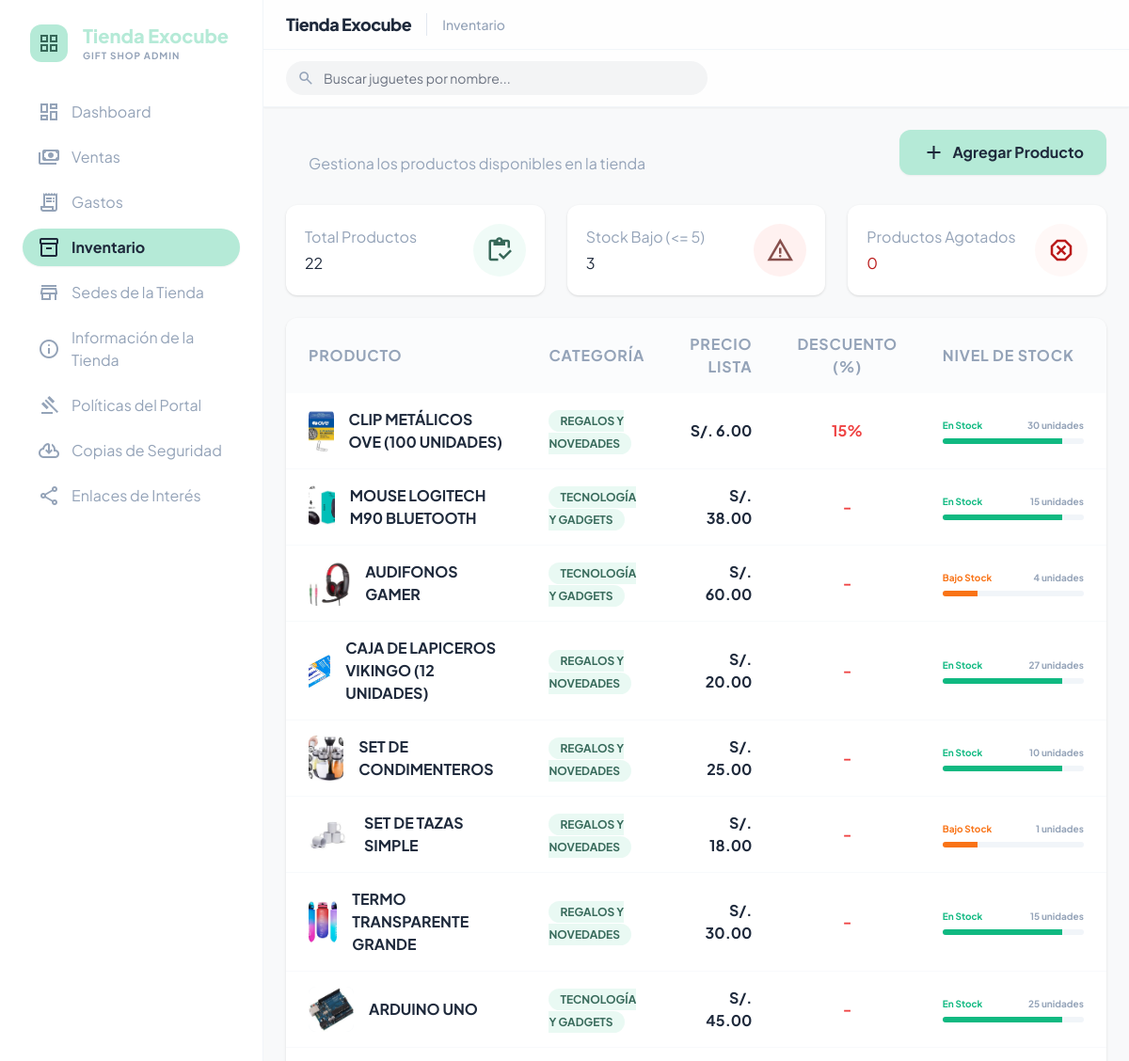
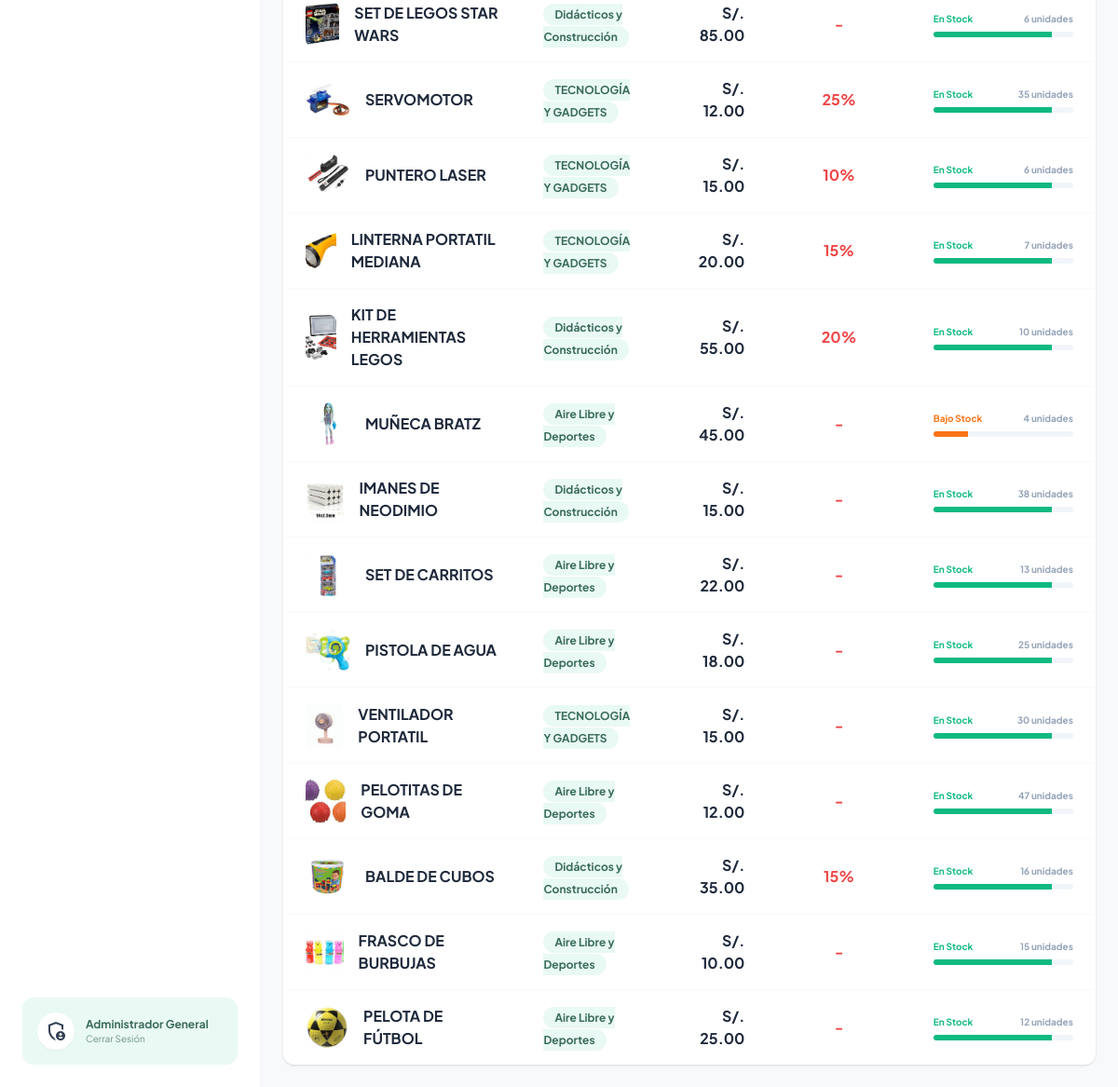
The app's page /inventario.php (signed in) with its own data (2 pictures, top to bottom).
### tables this page shows
CREATE TABLE `productos` (
  `id_producto` int(11) NOT NULL AUTO_INCREMENT,
  `nombre_prod` varchar(100) NOT NULL,
  `descripcion` varchar(255) DEFAULT NULL,
  `informacion_prod` text DEFAULT NULL,
  `imagen_frontal` varchar(255) DEFAULT NULL,
  `imagen_lateral` varchar(255) DEFAULT NULL,
  `imagen_trasera` varchar(255) DEFAULT NULL,
  `precio` decimal(10,2) NOT NULL DEFAULT 0.00,
  `descuento` int(11) NOT NULL DEFAULT 0,
  `stock` int(11) NOT NULL DEFAULT 0,
  `disponibilidad` tinyint(1) NOT NULL DEFAULT 1,
  `id_categoria` int(11) NOT NULL,
  `fecha_ingreso` datetime NOT NULL DEFAULT current_timestamp(),
  PRIMARY KEY (`id_producto`),
  KEY `fk_productos_categorias` (`id_categoria`),
  CONSTRAINT `fk_productos_categorias` FOREIGN KEY (`id_categoria`) REFERENCES `categorias` (`id_categoria`) ON UPDATE CASCADE
);

CREATE TABLE `categorias` (
  `id_categoria` int(11) NOT NULL AUTO_INCREMENT,
  `nombre_cat` varchar(50) NOT NULL,
  `descripcion` text DEFAULT NULL,
  PRIMARY KEY (`id_categoria`)
);

### inventario.php (the view, shortened to what this page needs)
<?php
require_once 'conexion.php';
$search = isset($_GET['search']) ? trim($_GET['search']) : '';
$where_sql = "WHERE 1=1";
$params = [];
try {
    $stmt_tot = $pdo->query("SELECT COUNT(*) FROM productos");
    $total_productos = $stmt_tot->fetchColumn();
    $stmt_low = $pdo->query("SELECT COUNT(*) FROM productos WHERE stock <= 5 AND stock > 0");
    $stock_bajo = $stmt_low->fetchColumn();
    $stmt_out = $pdo->query("SELECT COUNT(*) FROM productos WHERE stock = 0");
    $stock_agotado = $stmt_out->fetchColumn();
    $stmt_list = $pdo->prepare("
        SELECT p.*, c.nombre_cat
        FROM productos p
        INNER JOIN categorias c ON p.id_categoria = c.id_categoria
        $where_sql
        ORDER BY p.id_producto DESC
    ");
    $stmt_list->execute($params);
    $productos = $stmt_list->fetchAll();
} catch (Exception $e) {
    die("Error al procesar el inventario físico.");
}
?>
<!DOCTYPE html>
<html class="light" lang="es">
<head>
<script src="https://cdn.tailwindcss.com?plugins=forms,container-queries"></script>
<script id="tailwind-config">
        tailwind.config = {
          darkMode: "class",
          theme: {
            extend: {
              "colors": {
                      "surface": "#f8f9fa",
                      "surface-container-low": "#f3f4f5",
                      "on-secondary-fixed": "#360e0d",
                      "on-background": "#191c1d",
                      "tertiary-container": "#f9d3fd",
                      "background": "#f8f9fa",
                      "on-primary-fixed": "#002018",
                      "on-primary-container": "#396b5c",
                      "outline-variant": "#c0c9c4",
                      "outline": "#707975",
                      "inverse-primary": "#9dd1bf",
                      "surface-dim": "#d9dadb",
                      "inverse-surface": "#2e3132",
                      "secondary-fixed": "#ffdad7",
                      "tertiary-fixed-dim": "#dfbbe4",
                      "primary-fixed-dim": "#9dd1bf",
                      "on-surface": "#191c1d",
                      "on-tertiary": "#ffffff",
                      "on-secondary": "#ffffff",
                      "on-error-container": "#93000a",
                      "secondary": "#874f4c",
                      "error": "#ba1a1a",
                      "primary": "#366758",
                      "on-primary": "#ffffff",
                      "surface-tint": "#366758",
                      "surface-container-high": "#e7e8e9",
                      "primary-container": "#b5ead7",
                      "on-error": "#ffffff",
                      "tertiary-fixed": "#fcd7ff",
                      "surface-container-highest": "#e1e3e4",
                      "on-surface-variant": "#404945",
                      "on-secondary-fixed-variant": "#6b3836",
                      "secondary-fixed-dim": "#fcb4b0",
                      "secondary-container": "#ffb7b2",
                      "on-tertiary-container": "#76587b",
                      "on-tertiary-fixed-variant": "#593d5f",
                      "surface-variant": "#e1e3e4",
                      "inverse-on-surface": "#f0f1f2",
                      "on-secondary-container": "#7b4542",
                      "error-container": "#ffdad6",
                      "surface-bright": "#f8f9fa",
                      "tertiary": "#725477",
                      "on-primary-fixed-variant": "#1c4f41",
                      "on-tertiary-fixed": "#2a1131",
                      "surface-container-lowest": "#ffffff",
                      "primary-fixed": "#b9eedb",
                      "surface-container": "#edeeef"
              },
              "borderRadius": {
                      "DEFAULT": "0.25rem",
                      "lg": "0.5rem",
                      "xl": "0.75rem",
                      "full": "9999px"
              },
              "spacing": {
                      "lg": "24px",
                      "sm": "8px",
                      "card_padding": "20px",
                      "container_gutter": "24px",
                      "base": "4px",
                      "xs": "4px",
                      "sidebar_width": "280px",
                      "md": "16px",
                      "xl": "32px"
              }
            },
          },
        }
</script>
</head>
<body class="bg-surface text-on-surface">
<aside class="fixed left-0 top-0 h-screen w-[280px] z-50 bg-white border-r border-slate-100 flex flex-col p-6 space-y-8">
<div class="flex items-center gap-4 px-2">
<div class="w-10 h-10 rounded-xl bg-primary-container flex items-center justify-center"><span class="material-symbols-outlined text-primary">grid_view</span></div>
<div>
<h2 class="text-xl font-black text-[#B5EAD7]">Tienda Exocube</h2>
<p class="text-[10px] text-slate-400 font-bold uppercase tracking-widest">Gift Shop Admin</p>
</div>
</div>
<nav class="flex-1 space-y-2">
<a class="text-slate-400 hover:text-[#B5EAD7] px-4 py-2 flex items-center gap-3 hover:translate-x-1 transition-transform" href="dashboard.php"><span class="material-symbols-outlined">dashboard</span><span>Dashboard</span></a>
<a class="text-slate-400 hover:text-[#B5EAD7] px-4 py-2 flex items-center gap-3 hover:translate-x-1 transition-transform" href="ventas.php"><span class="material-symbols-outlined">payments</span><span>Ventas</span></a>
<a class="text-slate-400 hover:text-[#B5EAD7] px-4 py-2 flex items-center gap-3 hover:translate-x-1 transition-transform" href="gastos.php"><span class="material-symbols-outlined">receipt_long</span><span>Gastos</span></a>
<a class="bg-[#B5EAD7] text-slate-800 rounded-full px-4 py-2 flex items-center gap-3 shadow-sm font-bold" href="inventario.php"><span class="material-symbols-outlined">inventory_2</span><span>Inventario</span></a>
<a class="text-slate-400 hover:text-[#B5EAD7] px-4 py-2 flex items-center gap-3 hover:translate-x-1 transition-transform" href="sedes_admin.php"><span class="material-symbols-outlined">store</span><span>Sedes de la Tienda</span></a>
<a class="text-slate-400 hover:text-[#B5EAD7] px-4 py-2 flex items-center gap-3 hover:translate-x-1 transition-transform" href="empresa_admin.php">
         <span class="material-symbols-outlined">info</span>
         <span>Información de la Tienda</span></a>
<a class="text-slate-400 hover:text-[#B5EAD7] px-4 py-2 flex items-center gap-3 hover:translate-x-1 transition-transform" href="politicas_admin.php"><span class="material-symbols-outlined">gavel</span><span>Políticas del Portal</span></a>
<a class="text-slate-400 hover:text-[#B5EAD7] px-4 py-2 flex items-center gap-3 hover:translate-x-1 transition-transform" href="backup_admin.php">
         <span class="material-symbols-outlined">cloud_download</span>
         <span>Copias de Seguridad</span>
      </a>
      <a class="text-slate-400 hover:text-[#B5EAD7] px-4 py-2 flex items-center gap-3 hover:translate-x-1 transition-transform" href="enlaces_admin.php">
         <span class="material-symbols-outlined">share</span>
         <span>Enlaces de Interés</span>
      </a>
</nav>
<div class="mt-auto p-4 bg-primary-container/30 rounded-xl">
      <div class="flex items-center gap-3">
         <div class="w-10 h-10 rounded-full overflow-hidden bg-white border-2 border-white shadow-sm flex items-center justify-center">
            <span class="material-symbols-outlined text-slate-700">admin_panel_settings</span>
         </div>
         <div>
            <p class="text-xs font-bold text-on-primary-container"><?php echo htmlspecialchars($_SESSION['admin_nombre']); ?></p>
            <p class="text-[10px] text-on-primary-container/70"><a href="admin_login.php?logout=1" class="hover:underline">Cerrar Sesión</a></p>
         </div>
      </div>
   </div>
</aside>
<main class="ml-[280px] min-h-screen">
<header class="sticky top-0 z-40 bg-white/80 backdrop-blur-md border-b border-slate-100 shadow-sm flex justify-between items-center w-full px-6 py-3">
<div class="flex items-center gap-4"><span class="text-lg font-extrabold tracking-tight text-slate-800">Tienda Exocube</span><div class="h-6 w-[1px] bg-slate-200"></div><span class="text-slate-400 text-sm font-medium">Inventario</span></div>
</header>
<div class="sticky top-0 z-40 bg-white/80 backdrop-blur-md border-b border-slate-100 shadow-sm flex justify-between items-center w-full px-6 py-3">
<div class="flex items-center flex-1">
   <form action="inventario.php" method="GET" class="relative w-full max-w-md">
      <span class="material-symbols-outlined absolute left-3 top-1/2 -translate-y-1/2 text-slate-400 text-lg">search</span>
      <input class="w-full bg-surface-container-low border-none rounded-full py-2 pl-10 pr-4 text-sm focus:ring-2 focus:ring-[#B5EAD7]" name="search" value="<?php echo htmlspecialchars($search); ?>" placeholder="Buscar juguetes por nombre..." type="text"/>
   </form>
</div>
</div>
<div class="p-container_gutter max-w-[1600px] mx-auto">
<div class="flex flex-col md:flex-row md:items-end justify-between gap-4 mb-8">
<p class="text-body-sm text-slate-400 px-6">Gestiona los productos disponibles en la tienda</p>
<button onclick="toggleModal()" class="bg-[#B5EAD7] text-slate-800 px-6 py-3 rounded-xl font-bold flex items-center gap-2 shadow-sm hover:opacity-90 active:scale-95">
<span class="material-symbols-outlined">add</span> Agregar Producto
</button>
</div>
<div class="grid grid-cols-1 md:grid-cols-3 gap-lg mb-lg">
<div class="bg-white p-card_padding rounded-xl shadow flex items-center justify-between">
<div>
<p class="text-label-md text-slate-400 mb-1">Total Productos</p>
<h3 class="text-h1 font-h1 text-slate-800"><?php echo $total_productos; ?></h3>
</div>
<div class="w-14 h-14 bg-primary-container/20 rounded-full flex items-center justify-center text-primary"><span class="material-symbols-outlined text-3xl">inventory</span></div>
</div>
<div class="bg-white p-card_padding rounded-xl shadow flex items-center justify-between">
<div>
<p class="text-label-md text-slate-400 mb-1">Stock Bajo (&lt;= 5)</p>
<h3 class="text-h1 font-h1 text-slate-800 text-secondary"><?php echo $stock_bajo; ?></h3>
</div>
<div class="w-14 h-14 bg-secondary-container/20 rounded-full flex items-center justify-center text-secondary"><span class="material-symbols-outlined text-3xl">warning</span></div>
</div>
<div class="bg-white p-card_padding rounded-xl shadow flex items-center justify-between">
<div>
<p class="text-label-md text-slate-400 mb-1">Productos Agotados</p>
<h3 class="text-h1 font-h1 text-error"><?php echo $stock_agotado; ?></h3>
</div>
<div class="w-14 h-14 bg-error-container/20 rounded-full flex items-center justify-center text-error"><span class="material-symbols-outlined text-3xl">dangerous</span></div>
</div>
</div>
<div class="bg-white rounded-xl shadow overflow-hidden">
<table class="w-full text-left">
<thead class="bg-slate-50/50">
<tr>
<th class="px-6 py-4 text-label-sm text-slate-400 uppercase tracking-wider">Producto</th>
<th class="px-6 py-4 text-label-sm text-slate-400 uppercase tracking-wider">Categoría</th>
<th class="px-6 py-4 text-label-sm text-slate-400 uppercase tracking-wider text-right">Precio Lista</th>
<th class="px-6 py-4 text-label-sm text-slate-400 uppercase tracking-wider text-center">Descuento (%)</th>
<th class="px-6 py-4 text-label-sm text-slate-400 uppercase tracking-wider">Nivel de Stock</th>
</tr>
</thead>
<tbody class="divide-y divide-slate-50">
<?php if (!empty($productos)): ?>
    <?php foreach ($productos as $p):
        if ($p['stock'] == 0) {
            $estado = "Agotado"; $color_txt = "text-red-500"; $color_bar = "bg-red-500"; $porcentaje_bar = 0;
        } elseif ($p['stock'] <= 5) {
            $estado = "Bajo Stock"; $color_txt = "text-orange-500"; $color_bar = "bg-orange-500"; $porcentaje_bar = 25;
        } else {
            $estado = "En Stock"; $color_txt = "text-emerald-500"; $color_bar = "bg-emerald-500"; $porcentaje_bar = 85;
        }
        $img = !empty($p['imagen_frontal']) ? $p['imagen_frontal'] : 'product_images/57.png';
    ?>
        <tr class="hover:bg-primary-container/5 transition-colors">
        <td class="px-6 py-4">
        <div class="flex items-center gap-4">
        <div class="w-12 h-12 rounded-lg overflow-hidden bg-slate-100">
            <img class="w-full h-full object-cover" src="<?php echo htmlspecialchars($img); ?>"/>
        </div>
        <span class="font-body-md font-bold text-slate-800"><?php echo htmlspecialchars($p['nombre_prod']); ?></span>
        </div>
        </td>
        <td class="px-6 py-4"><span class="px-3 py-1 rounded-full bg-primary-container/30 text-on-primary-container text-xs font-bold"><?php echo htmlspecialchars($p['nombre_cat']); ?></span></td>
        <td class="px-6 py-4 text-right font-bold text-slate-800">S/. <?php echo number_format($p['precio'], 2); ?></td>
        <td class="px-6 py-4 text-center font-bold text-red-500">
            <?php echo $p['descuento'] > 0 ? $p['descuento'] . '%' : '-'; ?>
        </td>
        <td class="px-6 py-4">
        <div class="flex flex-col gap-1.5" style="width:150px;">
        <div class="flex justify-between items-center text-[10px] font-bold">
        <span class="<?php echo $color_txt; ?>"><?php echo $estado; ?></span>
        <span class="text-slate-400"><?php echo $p['stock']; ?> unidades</span>
        </div>
        <div class="h-1.5 w-full bg-slate-100 rounded-full overflow-hidden">
        <div class="h-full <?php echo $color_bar; ?>" style="width: <?php echo $porcentaje_bar; ?>%"></div>
        </div>
        </div>
        </td>
        </tr>
    <?php endforeach; ?>
<?php else: ?>
    <tr><td colspan="6" class="text-center p-8 text-slate-400">No se encontraron productos en el inventario.</td></tr>
<?php endif; ?>
</tbody>
</table>
</div>
</div>
</main>
</body>
</html>

### inventario.php (style rules this page uses)
.material-symbols-outlined { font-variation-settings: 'FILL' 0, 'wght' 400, 'GRAD' 0, 'opsz' 24; }
body { font-family: 'Plus Jakarta Sans', sans-serif; }

### records on screen
productos: imagen_frontal (picture), nombre_prod "CLIP METÁLICOS OVE (100 UNIDADES)", id_categoria.nombre_cat "REGALOS Y NOVEDADES", precio "6.00", descuento "15", stock "En Stock", stock "30"
productos: imagen_frontal (picture), nombre_prod "MOUSE LOGITECH M90 BLUETOOTH", id_categoria.nombre_cat "TECNOLOGÍA Y GADGETS", precio "38.00", stock "En Stock", stock "15"
productos: imagen_frontal (picture), nombre_prod "AUDIFONOS GAMER", id_categoria.nombre_cat "TECNOLOGÍA Y GADGETS", precio "60.00", stock "Bajo Stock", stock "4"
productos: imagen_frontal (picture), nombre_prod "CAJA DE LAPICEROS VIKINGO (12 UNIDADES)", id_categoria.nombre_cat "REGALOS Y NOVEDADES", precio "20.00", stock "En Stock", stock "27"
productos: imagen_frontal (picture), nombre_prod "SET DE CONDIMENTEROS", id_categoria.nombre_cat "REGALOS Y NOVEDADES", precio "25.00", stock "En Stock", stock "10"
productos: imagen_frontal (picture), nombre_prod "SET DE TAZAS SIMPLE", id_categoria.nombre_cat "REGALOS Y NOVEDADES", precio "18.00", stock "Bajo Stock", stock "1"
productos: imagen_frontal (picture), nombre_prod "TERMO TRANSPARENTE GRANDE", id_categoria.nombre_cat "REGALOS Y NOVEDADES", precio "30.00", stock "En Stock", stock "15"
productos: imagen_frontal (picture), nombre_prod "ARDUINO UNO", id_categoria.nombre_cat "TECNOLOGÍA Y GADGETS", precio "45.00", stock "En Stock", stock "25"
productos: imagen_frontal (picture), nombre_prod "SET DE LEGOS STAR WARS", id_categoria.nombre_cat "Didácticos y Construcción", precio "85.00", stock "En Stock", stock "6"
productos: imagen_frontal (picture), nombre_prod "SERVOMOTOR", id_categoria.nombre_cat "TECNOLOGÍA Y GADGETS", precio "12.00", descuento "25", stock "En Stock", stock "35"
productos: imagen_frontal (picture), nombre_prod "PUNTERO LASER", id_categoria.nombre_cat "TECNOLOGÍA Y GADGETS", precio "15.00", descuento "10", stock "En Stock", stock "6"
productos: imagen_frontal (picture), nombre_prod "LINTERNA PORTATIL MEDIANA", id_categoria.nombre_cat "TECNOLOGÍA Y GADGETS", precio "20.00", descuento "15", stock "En Stock", stock "7"
productos: imagen_frontal (picture), nombre_prod "KIT DE HERRAMIENTAS LEGOS", id_categoria.nombre_cat "Didácticos y Construcción", precio "55.00", descuento "20", stock "En Stock", stock "10"
productos: imagen_frontal (picture), nombre_prod "MUÑECA BRATZ", id_categoria.nombre_cat "Aire Libre y Deportes", precio "45.00", stock "Bajo Stock", stock "4"
productos: imagen_frontal (picture), nombre_prod "IMANES DE NEODIMIO", id_categoria.nombre_cat "Didácticos y Construcción", precio "15.00", stock "En Stock", stock "38"
productos: imagen_frontal (picture), nombre_prod "SET DE CARRITOS", id_categoria.nombre_cat "Aire Libre y Deportes", precio "22.00", stock "En Stock", stock "13"
productos: imagen_frontal (picture), nombre_prod "PISTOLA DE AGUA", id_categoria.nombre_cat "Aire Libre y Deportes", precio "18.00", stock "En Stock", stock "25"
productos: imagen_frontal (picture), nombre_prod "VENTILADOR PORTATIL", id_categoria.nombre_cat "TECNOLOGÍA Y GADGETS", precio "15.00", stock "En Stock", stock "30"
productos: imagen_frontal (picture), nombre_prod "PELOTITAS DE GOMA", id_categoria.nombre_cat "Aire Libre y Deportes", precio "12.00", stock "En Stock", stock "47"
productos: imagen_frontal (picture), nombre_prod "BALDE DE CUBOS", id_categoria.nombre_cat "Didácticos y Construcción", precio "35.00", descuento "15", stock "En Stock", stock "16"
productos: imagen_frontal (picture), nombre_prod "FRASCO DE BURBUJAS", id_categoria.nombre_cat "Aire Libre y Deportes", precio "10.00", stock "En Stock", stock "15"
productos: imagen_frontal (picture), nombre_prod "PELOTA DE FÚTBOL", id_categoria.nombre_cat "Aire Libre y Deportes", precio "25.00", stock "En Stock", stock "12"

### other values on screen
$_SESSION['admin_nombre'] "Administrador General"
$total_productos "22"
$stock_bajo "3"
$stock_agotado "0"
